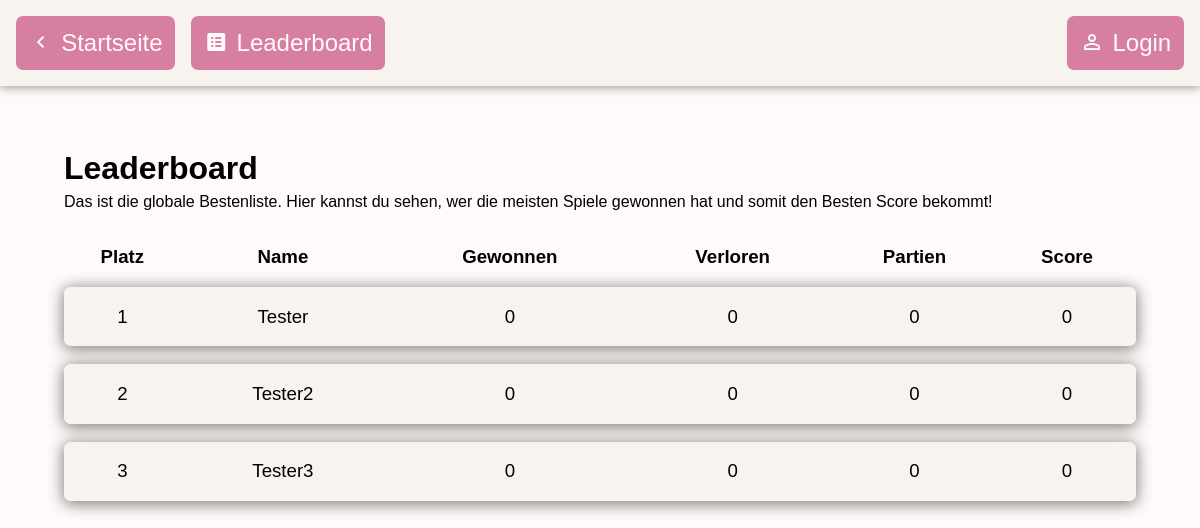
/leaderboard, run on an earlier commit of the app's database.
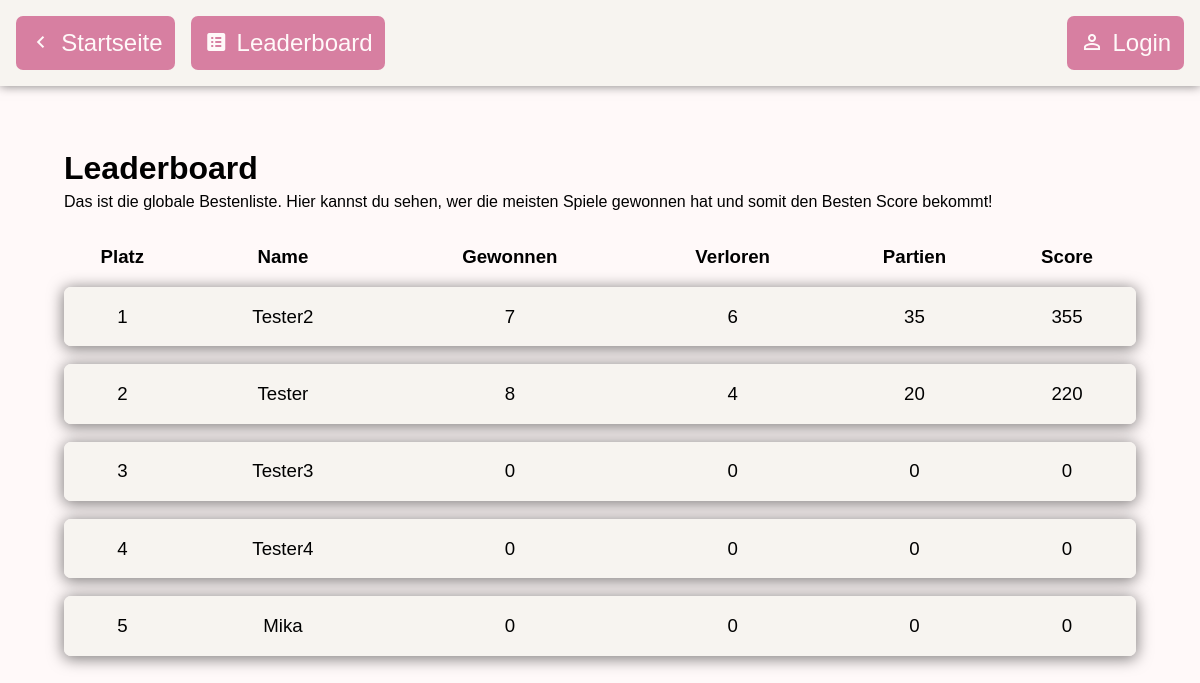
And on a later commit of the database.
### tables this page shows
CREATE TABLE users(id INTEGER PRIMARY KEY AUTOINCREMENT, name VARCHAR NOT NULL, password VARCHAR NOT NULL, games_won INTEGER DEFAULT 0, games_lost INTEGER DEFAULT 0, games_played INTEGER DEFAULT 0);

### app.py (the view)
@app.route("/leaderboard")
def leaderboard():
    con = sqlite3.connect("database.db")
    cur = con.cursor()
    response = cur.execute("SELECT name, games_won, games_lost, games_played, (games_played * 10 + games_won * 5 - games_lost * 5) AS score FROM users ORDER BY score DESC")
    data = response.fetchall()
    con.close()
    return render_template("leaderboard.html", users=data)

### templates/leaderboard.html (shortened to what this page needs)
<!DOCTYPE html>
<html lang="en">
<head>
    <link rel="stylesheet" href="css/main.css">
    <link rel="stylesheet" href="https://cdn.jsdelivr.net/npm/@mdi/font@7.4.47/css/materialdesignicons.min.css">
    <link rel="stylesheet" href="css/leaderboard.css">
</head>
<body>
    <div class="header" id="header">
        <div class="left-section">
            <a href="/" class="icon-text-button">
                <span class="mdi mdi-chevron-left"></span>
                <p>Startseite</p>
            </a>
            <a href="leaderboard" class="icon-text-button">
                <span class="mdi mdi-list-box"></span>
                <p>Leaderboard</p>
            </a>
        </div>
        <div class="right-section">
            {% if session["logged_in"] %}
                <div class="icon-text-display">
                    <span class="mdi mdi-account"></span>
                    <p class="icon-text-display">{{session["username"]}}</p>
                </div>
                <a href="login/end_session" class="icon-text-button">
                    <span class="mdi mdi-logout"></span>
                    <p>Logout</p>
                </a>
            {% else %}
                <a href="login" class="icon-text-button">
                    <span class="mdi mdi-account-outline"></span>
                    <p>Login</p>
                </a>
            {% endif %}
        </div>
    </div>
    <div class="content">
        <h1>Leaderboard</h1>
        <p>Das ist die globale Bestenliste. Hier kannst du sehen, wer die meisten Spiele gewonnen hat und somit den Besten Score bekommt!</p>
        <table>
            <tr id="standard-th">
                <th>Platz</th>
                <th>Name</th>
                <th>Gewonnen</th>
                <th>Verloren</th>
                <th>Partien</th>
                <th>Score</th>
            </tr>
            {% for user in users %}
                {% if user[0] == session["username"] %}
                    <tr class="highlight entry">
                {% else %}
                    <tr class="entry">
                {% endif %}
                        <td class="first-td">{{loop.index}}</td>
                        <td>{{user[0]}}</td>
                        <td>{{user[1]}}</td>
                        <td>{{user[2]}}</td>
                        <td>{{user[3]}}</td>
                        <td class="last-td">{{user[4]}}</td>
                    </tr>
            {% endfor %}
        </table>
    </div>
</body>
</html>

What changed in the data, as far as the page shows it:
changed users "Tester2": games_won "0" → "7"; games_lost "0" → "6"; games_played "0" → "35"; user "0" → "355"; moves up the list
changed users "Tester": games_won "0" → "8"; games_lost "0" → "4"; games_played "0" → "20"; user "0" → "220"
added users: name "Tester4", games_won "0", games_lost "0", games_played "0", user "0"
added users: name "Mika", games_won "0", games_lost "0", games_played "0", user "0"
